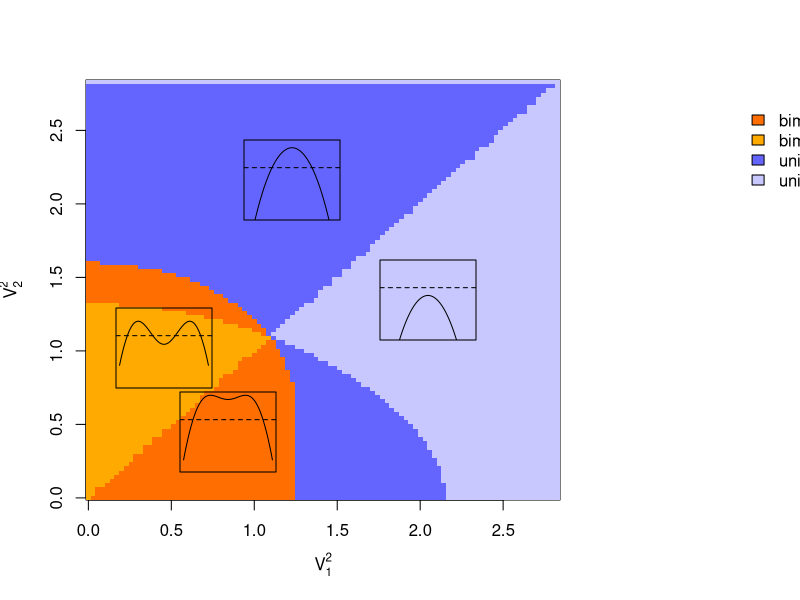

This chart was generated by the following R code:
# Manuscript figure 2

# Variance figure single invader
# 1 is invader
# 2 is resident

## Setting the parameters
w <- 1 ## competition width
theta1 <- 8 ## width of intrinsic growth function = 1/g
theta2 <- 8
K1 <- 1 ## vector of intrinsic growth potentials #1.7 for all scenarios
K2 <- 1  #2 for all scenarios
sigma1 <- 2.5 ## vector of species trait standard deviations
sigma2 <- 2.4

#check existence in 1 species
if(K1 < sigma1^2/theta1) print("error sp1")
if(K2 < sigma2^2/theta2) print("error sp2")


## ---------------------------------------------------------------------
## Testing the bimodality inequality varying sigma1 and sigma2 (sp 1 invades sp 2 resident)
## ---------------------------------------------------------------------

#max sigma^2 should be K*theta
maxsig1 = sqrt(K1*theta1)
maxsig2 = sqrt(K2*theta2)
  
n. <- 100
sigma1.seq <- seq(0, maxsig1, length.out = n.)
sigma2.seq <- seq(0, maxsig2, length.out = n.)

ineq1 <- matrix(NA, ncol = n., nrow = n.)

for(ii in 1:n.){
	for(jj in 1:n.){
	  Omega. <- sqrt(w^2 + sigma1.seq[ii]^2 + sigma2.seq[jj]^2)
		ineq1[ii, jj] <- ifelse((K2-sigma2.seq[jj]^2/theta2) > (2*Omega.^3)/(theta2 *sqrt(w^2 + 2*sigma2.seq[jj]^2)), 2, 1) #typo need sqrt for omega_2
	}
}

## ---------------------------------------------------------------------
## Also testing the sign of fitness varying sigma1 and sigma2 (sp 1 invades sp 2 resident)
## ---------------------------------------------------------------------

ineq2 <- matrix(NA, ncol = n., nrow = n.)

#A(A) is above peaks (and valleys) and B(B) is below peaks (and valleys)

for(ii in 1:n.){
  for(jj in 1:n.){
    Omega. <- sqrt(w^2 + sigma1.seq[ii]^2 + sigma2.seq[jj]^2)
    ineq2[ii, jj] <- ifelse(
      (K2-sigma2.seq[jj]^2/theta2) > (2*Omega.^3)/(theta2 *sqrt(w^2 + 2*sigma2.seq[jj]^2)),#bimodal #typo need sqrt for omega_2
      ifelse(
        (K1-sigma1.seq[ii]^2/theta1)/(K2-sigma2.seq[jj]^2/theta2) > sqrt((w^2 + 2*sigma2.seq[jj]^2)/Omega.^2),#invades at all eq. #typo Omega^2
        "bimodal-persistence",
        ifelse(
          (K1-sigma1.seq[ii]^2/theta1) > 2*Omega.^2/theta2 * (1-log((2*Omega.^3)/(theta2 *sqrt(w^2 + 2*sigma2.seq[jj]^2)*(K2-sigma2.seq[jj]^2/theta2)))), # invades only at peaks #typo need sqrt for omega_2
          "bimodal-almost persistence",
          "bimodal-no invasion" #no invasion
        )
      ),
      ifelse(
        (K1-sigma1.seq[ii]^2/theta1)/(K2-sigma2.seq[jj]^2/theta2) > sqrt((w^2 + 2*sigma2.seq[jj]^2)/Omega.^2), #typo Omega^2
        "unimodal-persistence", #unimodal, invades at 0
        "unimodal-no invion" #unimodal, doesn't invade at 0
      )
    )
  }
}

# Define the mapping of categories to numbers
category_map <- c("bimodal-persistence" = 1, "bimodal-almost persistence" = 2, "bimodal-no invasion" = 3, "unimodal-persistence" = 4, "unimodal-no invion" = 5)

# Create a numeric version of ineq2
ineq2_numeric <- matrix(category_map[as.character(ineq2)], nrow = nrow(ineq2))

# Define the color palette
my.colors <- c("#ff6e00", "#ffaa00", "#ffc800", "#6464ff", "#c8c8ff")


### Figure 2 ####
pdf(file="1spp_bifurcation_v3.pdf", width=6, height=4.7)


# Create the image
par(mar = c(5, 4.3, 4, 12))
#par(mfrow = c(1,1))
image(sigma1.seq, sigma2.seq, ineq2_numeric, col = my.colors, xlab=expression(V[1]^2), ylab=expression(V[2]^2))

my.colors <- setNames(
  c("#ff6e00", "#ffaa00", "#ffc800", "#6464ff", "#c8c8ff"),
  names(category_map)
)
present <- intersect(
  names(category_map),
  unique(as.character(ineq2))      
)

# Add a legend for those
legend(x = "topright",inset  = c(-0.9, 0),legend = present,fill   = my.colors[present],title  = "Case",bty    = "n",bg     = NA, xpd    = TRUE
)



## ---------------------------------------------------------------------
## Example fitness functions to overlay
## ---------------------------------------------------------------------
# set up cases A, B, D, lowerright_D, E (no case C found yet)
sigma1_vec <- c(1, 0.1, 1.5, 1.5, 2.3)
sigma2_vec <- c(0.1, 1, 0.5, 2, 0.1)

z1. <- seq(-3, 3, by = 0.1)

# shared parameters list
pars_base <- list(w = w, K1 = K1, K2 = K2, theta1 = theta1, theta2 = theta2)


# Define the function
r. <- function(z1, pars){
    # read in the parameters
    sigma1 <- pars$sigma1
    sigma2 <- pars$sigma2
    w <- pars$w
    K1 <- pars$K1
    K2 <- pars$K2
    theta1 <- pars$theta1
    theta2 <- pars$theta2

    # Calculations
    n.EQ1 <- 0 # We want this one to be zero
    n.EQ2 <- sqrt(1 + 2*sigma2^2/w^2)*(K2 - (1/theta2)*sigma2^2)
    Omega. <- sqrt(w^2 + sigma1^2 + sigma2^2) 

    dz <- z1-0
    b1 <- K1 - (z1^2 + sigma1^2)/theta1
    alpha1.0 <- 1*w/sqrt(sigma1^2+sigma1^2+w^2)
    alpha.inter <- exp(-dz^2/(2*(sigma1^2+sigma2^2+w^2)))*w/sqrt(sigma1^2+sigma2^2+w^2) 

    out. <- b1 - alpha1.0*n.EQ1 - alpha.inter*n.EQ2
    return(out.)
}

# --- Case A inset (shifted left by 0.05) ---
par(fig = c(0.2, 0.37, 0.18, 0.38), new = TRUE, mar = c(1, 1, 1, 1))
pars <- modifyList(pars_base, list(sigma1 = sigma1_vec[1], sigma2 = sigma2_vec[1]))
plot(z1., r.(z1., pars), type='l', xaxt='n', yaxt='n', xlab='', ylab='', ylim=c(-0.4,0.2))
abline(h=0, lty=2)

# --- Case B inset ---
par(fig = c(0.12, 0.29, 0.32, 0.52), new = TRUE, mar = c(1, 1, 1, 1))
pars <- modifyList(pars_base, list(sigma1 = sigma1_vec[2], sigma2 = sigma2_vec[2]))
plot(z1., r.(z1., pars), type='l', xaxt='n', yaxt='n', xlab='', ylab='', ylim=c(-0.4,0.2))
abline(h=0, lty=2)

# --- Case D inset ---
par(fig = c(0.28, 0.45, 0.60, 0.80), new = TRUE, mar = c(1, 1, 1, 1))
pars <- modifyList(pars_base, list(sigma1 = sigma1_vec[4], sigma2 = sigma2_vec[4]))
plot(z1., r.(z1., pars), type='l', xaxt='n', yaxt='n', xlab='', ylab='', ylim=c(-0.4,0.2))
abline(h=0, lty=2)

# --- Case E inset ---
par(fig = c(0.45, 0.62, 0.40, 0.60), new = TRUE, mar = c(1, 1, 1, 1))
pars <- modifyList(pars_base, list(sigma1 = sigma1_vec[5], sigma2 = sigma2_vec[5]))
plot(z1., r.(z1., pars), type='l', xaxt='n', yaxt='n', xlab='', ylab='', ylim=c(-0.4,0.2))
abline(h=0, lty=2)


dev.off()
